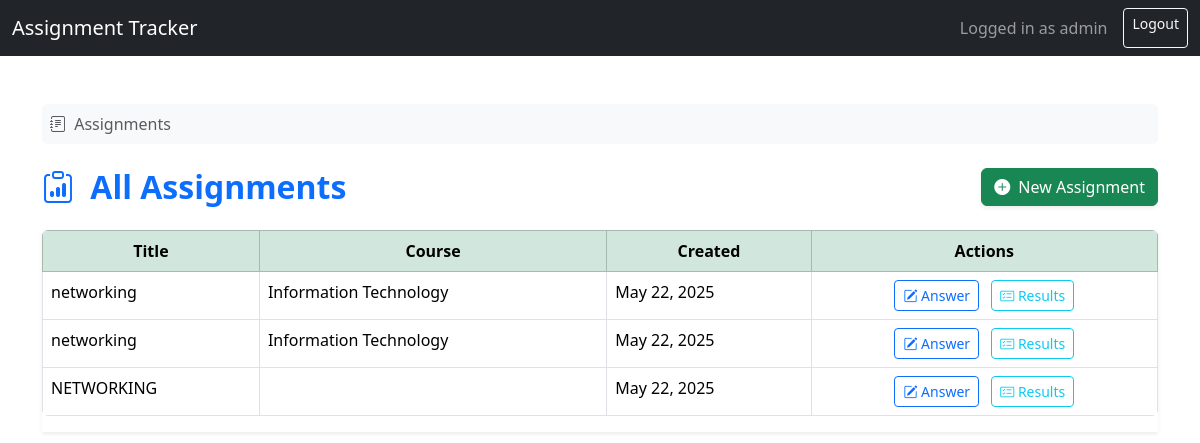
The app's page /assignments/ (signed in) with its own data.
### assignments/models.py (models this page shows, shortened)
class Assignment(models.Model):
    student = models.ForeignKey(User, on_delete=models.CASCADE, related_name='assignments')
    course = models.ForeignKey(Course, on_delete=models.SET_NULL, null=True)
    title = models.CharField(max_length=200)
    created_at = models.DateTimeField(auto_now_add=True)

class Course(models.Model):
    name = models.CharField(max_length=100)

### assignments/views.py (the view)
# urls.py: path('', views.assignment_list, name='assignment_list'),
@login_required
def assignment_list(request):
    assignments = Assignment.objects.all().order_by('-created_at')
    return render(request, 'assignments/assignment_list.html', {'assignments': assignments})

### assignments/templates/assignments/assignment_list.html
{% extends 'base.html' %}
{% block content %}
<div class="container mt-5">
    <nav aria-label="breadcrumb" class="mb-4">
        <ol class="breadcrumb bg-light p-2 rounded">
            <li class="breadcrumb-item active" aria-current="page">
                <i class="bi bi-journal-text me-1"></i> Assignments
            </li>
        </ol>
    </nav>
    <div class="d-flex justify-content-between align-items-center mb-4">
        <h2 class="text-primary fw-bold mb-0">
            <i class="bi bi-clipboard-data me-2"></i> All Assignments
        </h2>
        <a href="{% url 'create_assignment' %}" class="btn btn-success shadow-sm">
            <i class="bi bi-plus-circle-fill me-1"></i> New Assignment
        </a>
    </div>
    {% if assignments %}
        <div class="table-responsive shadow-sm">
            <table class="table table-hover table-bordered rounded overflow-hidden">
                <thead class="table-success text-center">
                    <tr>
                        <th scope="col">Title</th>
                        <th scope="col">Course</th>
                        <th scope="col">Created</th>
                        <th scope="col">Actions</th>
                    </tr>
                </thead>
                <tbody>
                    {% for assignment in assignments %}
                        <tr>
                            <td>{{ assignment.title }}</td>
                            <td>{{ assignment.course.name }}</td>
                            <td>{{ assignment.created_at|date:"M d, Y" }}</td>
                            <td class="text-center">
                                <a href="{% url 'answer_assignment' assignment.id %}" class="btn btn-sm btn-outline-primary me-2" title="Answer Assignment">
                                    <i class="bi bi-pencil-square"></i> Answer
                                </a>
                                <a href="{% url 'view_results' assignment.id %}" class="btn btn-sm btn-outline-info" title="View Results">
                                    <i class="bi bi-card-checklist"></i> Results
                                </a>
                            </td>
                        </tr>
                    {% endfor %}
                </tbody>
            </table>
        </div>
    {% else %}
        <div class="alert alert-warning text-center shadow-sm" role="alert">
            <i class="bi bi-exclamation-circle me-1"></i> No assignments found.
            <a href="{% url 'create_assignment' %}" class="alert-link">Create your first assignment</a>.
        </div>
    {% endif %}
</div>
{% endblock %}

### assignments/templates/base.html (shortened to what this page needs)
<!DOCTYPE html>
<html>
<head>
    <link href="https://cdn.jsdelivr.net/npm/bootstrap@5.3.0/dist/css/bootstrap.min.css" rel="stylesheet">
    <link rel="stylesheet" href="https://cdn.jsdelivr.net/npm/bootstrap-icons@1.10.5/font/bootstrap-icons.css">
<link href="https://cdn.jsdelivr.net/npm/bootstrap@5.3.2/dist/css/bootstrap.min.css" rel="stylesheet">
<link href="https://cdn.jsdelivr.net/npm/bootstrap-icons@1.11.1/font/bootstrap-icons.css" rel="stylesheet">
</head>
<body>
    <nav class="navbar navbar-dark bg-dark mb-4">
        <div class="container-fluid">
            <a class="navbar-brand" href="{% url 'assignment_list' %}">Assignment Tracker</a>
            <div class="d-flex">
                {% if user.is_authenticated %}
                    <span class="navbar-text me-3">Logged in as {{ user.username }}</span>
                    <a href="{% url 'logout' %}" class="btn btn-outline-light btn-sm">Logout</a>
                {% else %}
                    <a href="{% url 'login' %}" class="btn btn-outline-light btn-sm">Login</a>
                {% endif %}
            </div>
        </div>
    </nav>
    {% block content %}{% endblock %}
</body>
</html>

### records on screen
Assignment: title "networking", course.name "Information Technology", created_at "May 22, 2025"
Assignment: title "networking", course.name "Information Technology", created_at "May 22, 2025"
Assignment: title "NETWORKING", created_at "May 22, 2025"

### other values on screen
{{ user.username }} "admin"
